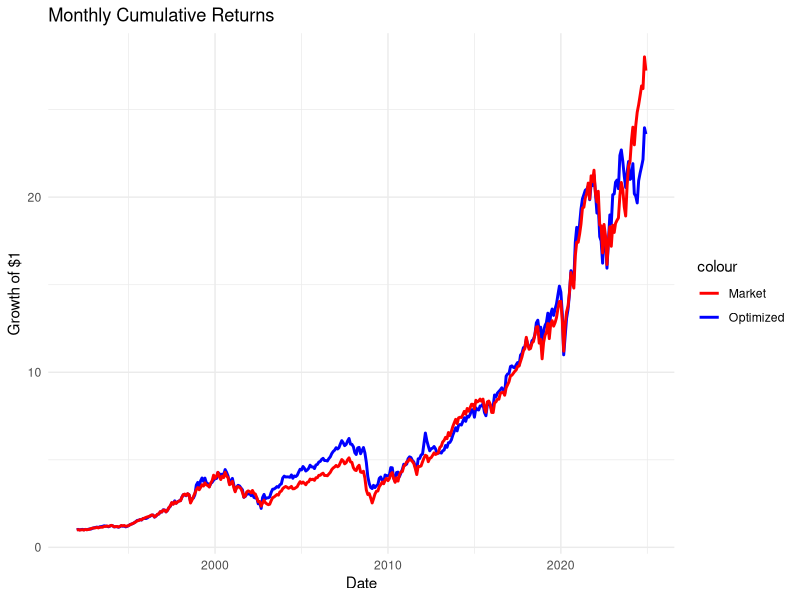
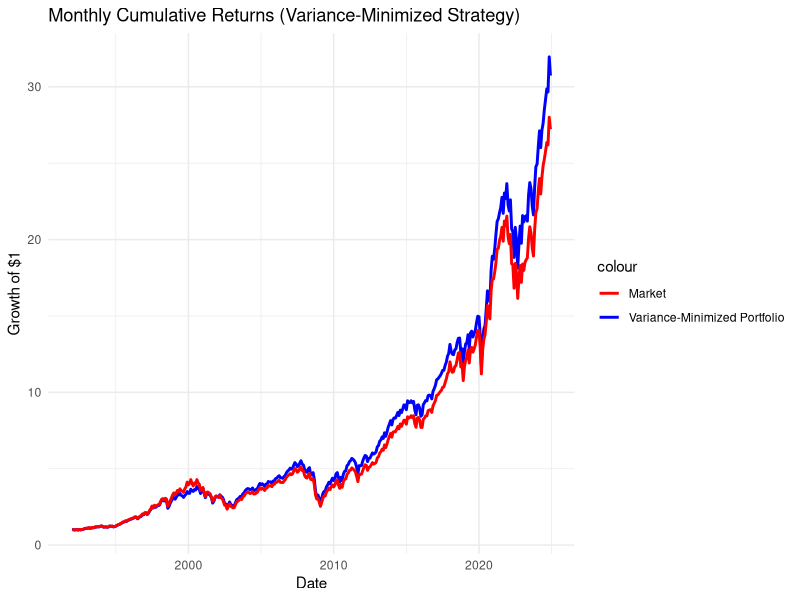

Generate these figures, in order, with R:
# =============================================
# 1. Load Required Libraries
# =============================================
if (!require("dplyr")) install.packages("dplyr")
if (!require("lubridate")) install.packages("lubridate")
if (!require("quadprog")) install.packages("quadprog")
if (!require("tidyr")) install.packages("tidyr")
if (!require("ggplot2")) install.packages("ggplot2")
if (!require("Matrix")) install.packages("Matrix")
if (!require("zoo")) install.packages("zoo")
library(dplyr)
library(lubridate)
library(quadprog)
library(tidyr)
library(ggplot2)
library(Matrix)
library(zoo)

# =============================================
# 2. Load Data
# =============================================

# Industry returns
industry_raw <- read.csv("./49_Industry_Portfolios.CSV")
industry <- industry_raw %>%
  mutate(Date = as.Date(paste0(Date, "01"), format = "%Y%m%d")) %>%
  mutate(across(-Date, ~ as.numeric(.) / 100))

# Fama-French factors
factors <- read.csv("./F-F_Research_Data_Factors.CSV") %>%
  mutate(Date = as.Date(paste0(X, "01"), format = "%Y%m%d")) %>%
  rename(RMRF = Mkt.RF) %>%
  select(Date, RMRF, RF) %>%
  mutate(across(c(RMRF, RF), ~ as.numeric(.) / 100))

# Macro uncertainty
macroU <- read.csv("./sydneymacrouncertainty.csv") %>%
  mutate(Date = parse_date_time(Date, orders = "m/Y")) %>%
  rename(MacroU = h.1) %>%
  select(Date, MacroU)

# 1-year treasury rate
treasury <- read.csv("./THREEFY1.csv") %>%
  rename(Date = observation_date, ShortRate = THREEFY1) %>%
  mutate(Date = as.Date(Date), ShortRate = as.numeric(ShortRate)) %>%
  select(Date, ShortRate)

# Trade policy uncertainty
tpu <- read.csv("./TPU INDEX MONTHLY.csv") %>%
  mutate(Date = as.Date(DATE, origin = "1899-12-30")) %>%
  select(Date, TPU)

# Economic policy uncertainty
epu <- read.csv("./EPU.csv") %>%
  mutate(Date = as.Date(paste(Year, Month, "01", sep = "-"))) %>%
  rename(EPU = News_Based_Policy_Uncert_Index) %>%
  select(Date, EPU)

# Merge all
df_factors <- factors %>%
  inner_join(macroU, by = "Date") %>%
  inner_join(tpu, by = "Date") %>%
  inner_join(treasury, by = "Date") %>%
  inner_join(epu, by = "Date")

full_data_monthly <- industry %>%
  inner_join(df_factors, by = "Date")

# =============================================
# 3. Preprocessing: Normalize MacroU, TPU, EPU
# =============================================
full_data_monthly <- full_data_monthly %>%
  mutate(
    MacroU_z = scale(MacroU)[,1],
    TPU_z = scale(TPU)[,1],
    EPU_z = scale(EPU)[,1]
  )

# =============================================
# 4. Define Industry Columns
# =============================================
industry_cols <- setdiff(names(full_data_monthly),
                         c("Date", "RMRF", "RF", "MacroU", "TPU", "ShortRate", "EPU", "MacroU_z", "TPU_z", "EPU_z"))

# =============================================
# 5. Optimization Function
# =============================================
optimize_multi_factor <- function(Sigma, beta_market, beta_macrou, beta_tpu, beta_epu,
                                  target_market_beta = 1,
                                  target_macrou = 0.0,
                                  target_tpu = 0.0,
                                  target_epu = 0.0) {
  n <- length(beta_market)
  Sigma_reg <- Sigma + diag(1e-4, n)
  
  Dmat <- Sigma_reg
  dvec <- rep(0, n)
  
  # Now allow short-selling
  Amat <- cbind(rep(1, n), beta_market, beta_macrou, beta_tpu, beta_epu)
  bvec <- c(1, target_market_beta, target_macrou, target_tpu, target_epu)
  meq <- 5  # all are equality
  
  result <- tryCatch({
    sol <- solve.QP(Dmat, dvec, Amat, bvec, meq)
    w <- sol$solution
    # ⚡ NO pmax, pmin anymore: allow negative weights (shorts)
    w/sum(w)  # normalize if needed
  }, error = function(e) {
    rep(1/n, n)
  })
  
  return(result)
}


# =============================================
# 6. Backtest Implementation
# =============================================
lookback_months <- 24
rebalance_every <- 3
portfolio_returns <- rep(NA, nrow(full_data_monthly))
portfolio_weights <- matrix(NA, nrow = nrow(full_data_monthly),
                            ncol = length(industry_cols))
colnames(portfolio_weights) <- industry_cols

for (t in (lookback_months + 1):nrow(full_data_monthly)) {
  if ((t - lookback_months - 1) %% rebalance_every != 0 && t > (lookback_months + 1)) {
    portfolio_weights[t, ] <- portfolio_weights[t - 1, ]
    portfolio_returns[t] <- sum(portfolio_weights[t, ] * full_data_monthly[t, industry_cols], na.rm = TRUE)
    next
  }
  
  df_window <- full_data_monthly[(t - lookback_months):(t - 1), ]
  
  valid_returns <- df_window[, industry_cols][complete.cases(df_window[, industry_cols]), ]
  if (nrow(valid_returns) < 12) {
    portfolio_weights[t, ] <- rep(1/length(industry_cols), length(industry_cols))
    portfolio_returns[t] <- mean(as.numeric(full_data_monthly[t, industry_cols]), na.rm = TRUE)
    next
  }
  
  Sigma_est <- cov(valid_returns) * 12
  Sigma_est <- Sigma_est + diag(1e-4, ncol(Sigma_est))
  
  beta_market <- sapply(industry_cols, function(col) {
    fit <- lm(df_window[[col]] ~ df_window$RMRF)
    0.5 * coef(fit)[2] + 0.5 * 1  # shrinkage to 1
  })
  
  beta_macrou <- sapply(industry_cols, function(col) {
    fit <- lm(df_window[[col]] ~ df_window$MacroU_z)
    coef(fit)[2]
  })
  
  beta_tpu <- sapply(industry_cols, function(col) {
    fit <- lm(df_window[[col]] ~ df_window$TPU_z)
    coef(fit)[2]
  })
  
  beta_epu <- sapply(industry_cols, function(col) {
    fit <- lm(df_window[[col]] ~ df_window$EPU_z)
    coef(fit)[2]
  })
  
  w_opt <- optimize_multi_factor(Sigma_est, beta_market, beta_macrou, beta_tpu, beta_epu)
  
  portfolio_weights[t, ] <- w_opt
  portfolio_returns[t] <- sum(w_opt * full_data_monthly[t, industry_cols], na.rm = TRUE)
}
names(full_data_monthly)
# =============================================
# 7. Performance Analysis
# =============================================
results <- data.frame(
  Date = full_data_monthly$Date,
  Portfolio_Return = portfolio_returns,
  Market_Return = full_data_monthly$RMRF + full_data_monthly$RF,
  RF = full_data_monthly$RF
) %>% na.omit() %>%
  mutate(
    Portfolio_Cumulative = cumprod(1 + Portfolio_Return),
    Market_Cumulative = cumprod(1 + Market_Return),
    Portfolio_Excess = Portfolio_Return - RF,
    Market_Excess = Market_Return - RF
  )

cat("Portfolio:\n",
    "Return =", round(mean(results$Portfolio_Excess) * 12, 4),
    "Vol =", round(sd(results$Portfolio_Return) * sqrt(12), 4),
    "Sharpe =", round(mean(results$Portfolio_Excess)/sd(results$Portfolio_Return) * sqrt(12), 2), "\n")

cat("Market:\n",
    "Return =", round(mean(results$Market_Excess) * 12, 4),
    "Vol =", round(sd(results$Market_Return) * sqrt(12), 4),
    "Sharpe =", round(mean(results$Market_Excess)/sd(results$Market_Return) * sqrt(12), 2), "\n")

# =============================================
# 8. Plot Cumulative Return
# =============================================
ggplot(results, aes(x = Date)) +
  geom_line(aes(y = Portfolio_Cumulative, color = "Optimized"), linewidth = 1) +
  geom_line(aes(y = Market_Cumulative, color = "Market"), linewidth = 1) +
  scale_color_manual(values = c("Optimized" = "blue", "Market" = "red")) +
  labs(title = "Monthly Cumulative Returns", y = "Growth of $1") +
  theme_minimal()

results

# =====================================
# 1. Pick 3 random industries
# =====================================
set.seed(123)  # for reproducibility
selected_industries <- sample(industry_cols, 3)
print(selected_industries)

# =====================================
# 2. Regressions for Portfolio, Market, and Selected Industries
# =====================================

# Factors you used
factor_vars <- c("RMRF", "MacroU_z", "TPU_z", "EPU_z")

# Prepare data subset
data_regression <- full_data_monthly %>%
  select(Date, all_of(factor_vars)) %>%
  inner_join(
    results %>% select(Date, Portfolio_Excess, Market_Excess),
    by = "Date"
  ) %>%
  inner_join(
    full_data_monthly %>% select(Date, all_of(selected_industries)),
    by = "Date"
  ) %>% na.omit()

# Function to regress and extract coefficients
get_betas <- function(dep_var, data) {
  formula <- as.formula(paste(dep_var, "~", paste(factor_vars, collapse = " + ")))
  fit <- lm(formula, data = data)
  coefs <- coef(fit)[-1]  # remove intercept
  return(coefs)
}

# Calculate betas
beta_portfolio <- get_betas("Portfolio_Excess", data_regression)
beta_market <- get_betas("Market_Excess", data_regression)

beta_industries <- sapply(selected_industries, function(ind) {
  get_betas(ind, data_regression)
})

# =====================================
# 3. Format output nicely
# =====================================
beta_compare <- data.frame(
  Factor = factor_vars,
  Portfolio_Beta = round(beta_portfolio, 5),
  Market_Beta = round(beta_market, 5)
)

for (i in seq_along(selected_industries)) {
  beta_compare[[selected_industries[i]]] <- round(beta_industries[, i], 5)
}

print(beta_compare)

# =============================================
# 1. Subset the data (2000–2024)
# =============================================
data_subset <- full_data_monthly %>%
  filter(Date >= as.Date("2000-01-01"), Date <= as.Date("2024-12-31"))

# =============================================
# 2. Identify Industry Columns
# =============================================
# Only keep the columns you know are industry returns
# Your industries are exactly the first 49 columns in the original 49-industry portfolio CSV
# So better select using the known pattern:
industry_cols <- setdiff(names(industry), "Date")

# =============================================
# 4. Loop: Regress and store betas
# =============================================
industry_beta_results <- data.frame(
  Industry = character(),
  RMRF = numeric(),
  MacroU_z = numeric(),
  TPU_z = numeric(),
  EPU_z = numeric(),
  stringsAsFactors = FALSE
)

for (ind in industry_cols) {
  model <- lm(as.formula(paste(ind, "~ RMRF + MacroU_z + TPU_z + EPU_z")), data = data_subset)
  
  betas <- coef(model)[-1]  # Exclude intercept
  
  industry_beta_results <- rbind(industry_beta_results, 
                                 data.frame(
                                   Industry = ind,
                                   RMRF = betas["RMRF"],
                                   MacroU_z = betas["MacroU_z"],
                                   TPU_z = betas["TPU_z"],
                                   EPU_z = betas["EPU_z"]
                                 ))
}

# =============================================
# 5. Calculate Mean Absolute Beta for each Industry
# =============================================
industry_beta_results <- industry_beta_results %>%
  mutate(
    Mean_Abs_Beta = rowMeans(abs(select(., RMRF, MacroU_z, TPU_z, EPU_z)))
  ) %>%
  arrange(desc(Mean_Abs_Beta))  # Rank descending

# =============================================
# 6. Show the Ranked Table
# =============================================
print(industry_beta_results)


# =============================================

# =============================================
# =============================================
# 1. Define a Simpler Optimization Function
# =============================================
optimize_variance_target_market <- function(Sigma, beta_market, 
                                            target_market_beta = 1.0) {
  n <- length(beta_market)
  Sigma_reg <- Sigma + diag(1e-4, n)
  
  Dmat <- Sigma_reg
  dvec <- rep(0, n)
  
  Amat <- cbind(rep(1, n), beta_market)
  bvec <- c(1, target_market_beta)
  meq <- 2
  
  result <- tryCatch({
    sol <- solve.QP(Dmat, dvec, Amat, bvec, meq)
    w <- sol$solution
    w <- pmax(w, 0)
    w <- pmin(w, 0.2)  # max 20% per sector
    w / sum(w)         # re-normalize
  }, error = function(e) {
    rep(1/n, n)
  })
  
  return(result)
}

# =============================================
# 2. Backtest with Only Variance Minimization
# =============================================

lookback_months <- 24
rebalance_every <- 3
portfolio_returns_varonly <- rep(NA, nrow(full_data_monthly))
portfolio_weights_varonly <- matrix(NA, nrow = nrow(full_data_monthly),
                                    ncol = length(industry_cols))
colnames(portfolio_weights_varonly) <- industry_cols

for (t in (lookback_months + 1):nrow(full_data_monthly)) {
  if ((t - lookback_months - 1) %% rebalance_every != 0 && t > (lookback_months + 1)) {
    portfolio_weights_varonly[t, ] <- portfolio_weights_varonly[t - 1, ]
    portfolio_returns_varonly[t] <- sum(portfolio_weights_varonly[t, ] * full_data_monthly[t, industry_cols], na.rm = TRUE)
    next
  }
  
  df_window <- full_data_monthly[(t - lookback_months):(t - 1), ]
  valid_returns <- df_window[, industry_cols][complete.cases(df_window[, industry_cols]), ]
  
  if (nrow(valid_returns) < 12) {
    portfolio_weights_varonly[t, ] <- rep(1/length(industry_cols), length(industry_cols))
    portfolio_returns_varonly[t] <- mean(as.numeric(full_data_monthly[t, industry_cols]), na.rm = TRUE)
    next
  }
  
  Sigma_est <- cov(valid_returns) * 12
  Sigma_est <- Sigma_est + diag(1e-4, ncol(Sigma_est))
  
  beta_market <- sapply(industry_cols, function(col) {
    fit <- lm(df_window[[col]] ~ df_window$RMRF)
    0.5 * coef(fit)[2] + 0.5 * 1  # shrinkage toward 1
  })
  
  w_opt <- optimize_variance_target_market(Sigma_est, beta_market)
  
  portfolio_weights_varonly[t, ] <- w_opt
  portfolio_returns_varonly[t] <- sum(w_opt * full_data_monthly[t, industry_cols], na.rm = TRUE)
}

# =============================================
# 3. Performance Analysis
# =============================================

results_varonly <- data.frame(
  Date = full_data_monthly$Date,
  Portfolio_Return = portfolio_returns_varonly,
  Market_Return = full_data_monthly$RMRF + full_data_monthly$RF,
  RF = full_data_monthly$RF
) %>% na.omit() %>%
  mutate(
    Portfolio_Cumulative = cumprod(1 + Portfolio_Return),
    Market_Cumulative = cumprod(1 + Market_Return),
    Portfolio_Excess = Portfolio_Return - RF,
    Market_Excess = Market_Return - RF
  )

cat("Variance-Minimized Portfolio:\n",
    "Return =", round(mean(results_varonly$Portfolio_Excess) * 12, 4),
    "Vol =", round(sd(results_varonly$Portfolio_Return) * sqrt(12), 4),
    "Sharpe =", round(mean(results_varonly$Portfolio_Excess)/sd(results_varonly$Portfolio_Return) * sqrt(12), 2), "\n")

cat("Market:\n",
    "Return =", round(mean(results_varonly$Market_Excess) * 12, 4),
    "Vol =", round(sd(results_varonly$Market_Return) * sqrt(12), 4),
    "Sharpe =", round(mean(results_varonly$Market_Excess)/sd(results_varonly$Market_Return) * sqrt(12), 2), "\n")

# =============================================
# 4. Plot Cumulative Returns
# =============================================
ggplot(results_varonly, aes(x = Date)) +
  geom_line(aes(y = Portfolio_Cumulative, color = "Variance-Minimized Portfolio"), linewidth = 1) +
  geom_line(aes(y = Market_Cumulative, color = "Market"), linewidth = 1) +
  scale_color_manual(values = c("Variance-Minimized Portfolio" = "blue", "Market" = "red")) +
  labs(title = "Monthly Cumulative Returns (Variance-Minimized Strategy)", y = "Growth of $1") +
  theme_minimal()

